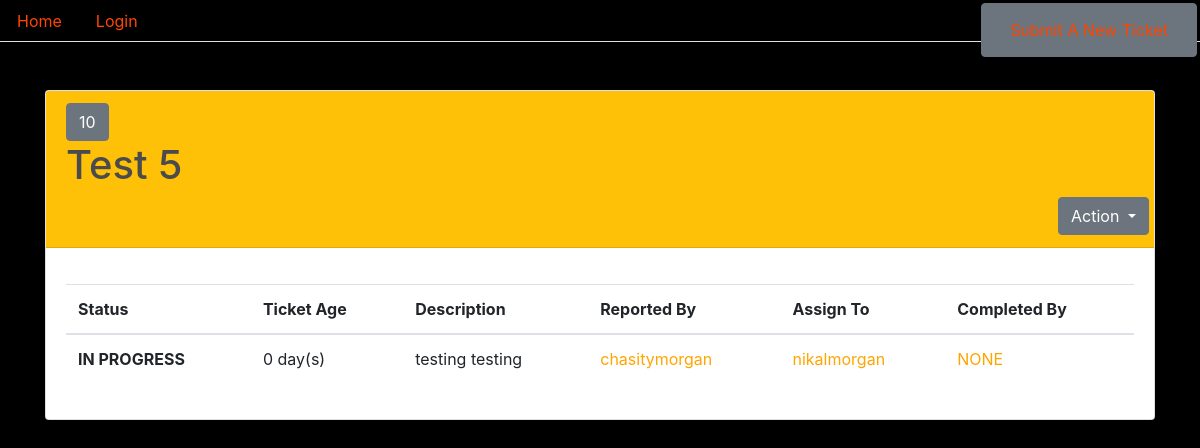
The page /ticket/10/ on the database as committed earlier.
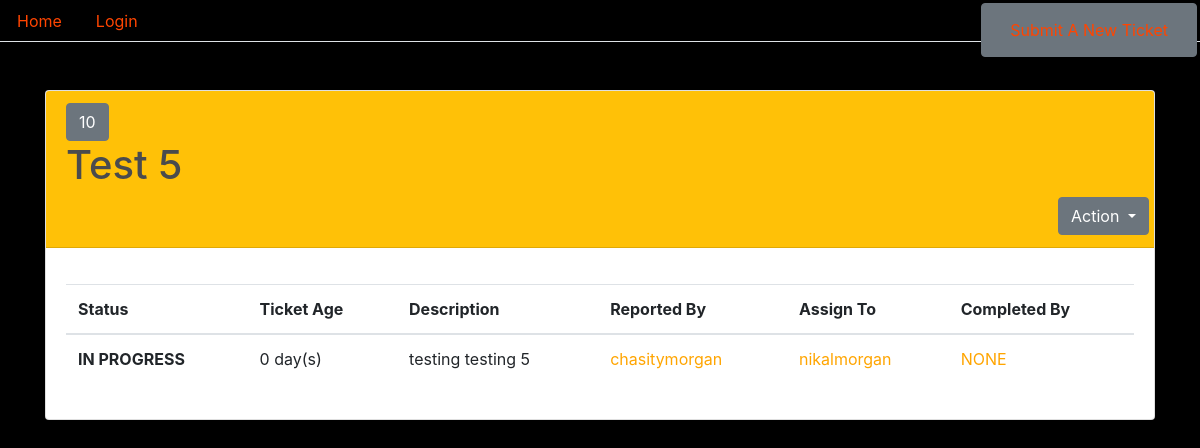
The same page on the database as committed later.
### bugs/models.py (models this page shows, shortened)
class Ticket(models.Model):
    class Status(models.TextChoices):
        NEW = 'NEW'
        IN_PROGESS = 'IN PROGRESS'
        DONE = 'DONE'
        INVALID = 'INVALID'
    title = models.CharField(max_length=80)
    date = models.DateTimeField(default=timezone.now)
    description = models.TextField()
    filedBy = models.ForeignKey(CustomUser, on_delete=models.CASCADE)
    status = models.CharField(
        max_length=200,
        choices=Status.choices,
        default=Status.NEW)
    assignedTo = models.CharField(max_length=240, default='NONE')
    completedBy = models.CharField(max_length=240, default='NONE')
    markedBy = models.CharField(max_length=240, default='NONE')
    @property
    def age(self):
        return int((timezone.now() - self.date).days / 365.25)

### custom_users/models.py (models this page shows)
class CustomUser(AbstractUser):
    position = models.CharField(max_length=120, blank=True, null=True)
    REQUIRED_FIELDS = ['position']
    def __str__(self):
        return self.username

### bugs/views.py (the view)
# urls.py: path('ticket/<int:id>/', views.ticket_detail, name='ticketdetails'),
def ticket_detail(request, id):
    current_ticket = Ticket.objects.filter(id=id).first()
    return render(request, 'ticket_detail.html', {'ticket': current_ticket})

### templates/ticket_detail.html (shortened to what the changed rows need)
{% load static %}
<!DOCTYPE html>
<html lang="en">
<head>
    <link rel="stylesheet" href="https://stackpath.bootstrapcdn.com/bootstrap/4.5.1/css/bootstrap.min.css"
>
    <link rel="stylesheet" type="text/css" href="{% static 'css/main.css' %}">
</head>
<body>
    <br>
    <br>
    <div class="container" style="color: rgb(74, 75, 77)">
        <div class="card">
            {% if ticket.status == 'NEW' %}
            <div class="card-header bg-primary mb-3">
                <button type="button" class="btn btn-secondary">{{ticket.id}}</button>
                <h1>{{ticket.title}}</h1>
                <div class=" row justify-content-end">
                    <div class="btn-group">
                        <button type="button" class="btn btn-secondary dropdown-toggle" data-toggle="dropdown"
                            aria-haspopup="true" aria-expanded="false">
                            Action
                        </button>
                        <div class="dropdown-menu">
                            <a class="dropdown-item" href="/claim/{{ticket.id}}/">Claim Ticket</a>
                            <a class="dropdown-item" href="/complete/{{ticket.id}}/">Complete Ticket</a>
                            <a class="dropdown-item" href="/ticket/{{ticket.id}}/edit/">Edit Ticket</a>
                            <div class="dropdown-divider"></div>
                            <a class="dropdown-item" href="/invalid/{{ticket.id}}/">Mark Invalid</a>
                        </div>
                    </div>
                </div>
            </div>
            {% else %}
            <div class="card-header bg-warning mb-3">
                <button type="button" class="btn btn-secondary">{{ticket.id}}</button>
                <h1>{{ticket.title}}</h1>
                <div class=" row justify-content-end">
                    <div class="btn-group">
                        <button type="button" class="btn btn-secondary dropdown-toggle" data-toggle="dropdown"
                            aria-haspopup="true" aria-expanded="false">
                            Action
                        </button>
                    </div>
                </div>
            </div>
            {% endif %}
            <div class="card-body">
                <table class="table table-hover">
                    <thead>
                        <tr>
                            <th scope="col">Status</th>
                            <th scope="col">Ticket Age</th>
                            <th scope="col">Description</th>
                            <th scope="col">Reported By</th>
                            <th scope="col">Assign To</th>
                            <th scope="col">Completed By</th>
                        </tr>
                    </thead>
                    <tbody>
                        <tr>
                            <th scope="row">{{ticket.status}}</th>
                            <td>{{ ticket.age }} day(s)</td>
                            <td>{{ ticket.description }}</td>
                            <td><a href="/user/{{ticket.filedBy.username}}" class="card-link"
                                    style="color: orange;">{{ ticket.filedBy }}</a>
                            </td>
                            <td><a href="/user/{{ticket.assignedTo}}" class="card-link"
                                    style="color: orange;">{{ ticket.assignedTo }}</a>
                            </td>
                            <td><a href="/user/{{ticket.completedBy}}" class="card-link"
                                    style="color: orange;">{{ ticket.completedBy }}</a>
                            </td>
                        </tr>
                    </tbody>
                </table>
            </div>
        </div>
    </div>
</body>
</html>

Rows that differ between the two databases and show on the page:
changed Ticket "Test 5": description "testing testing" → "testing testing 5"
